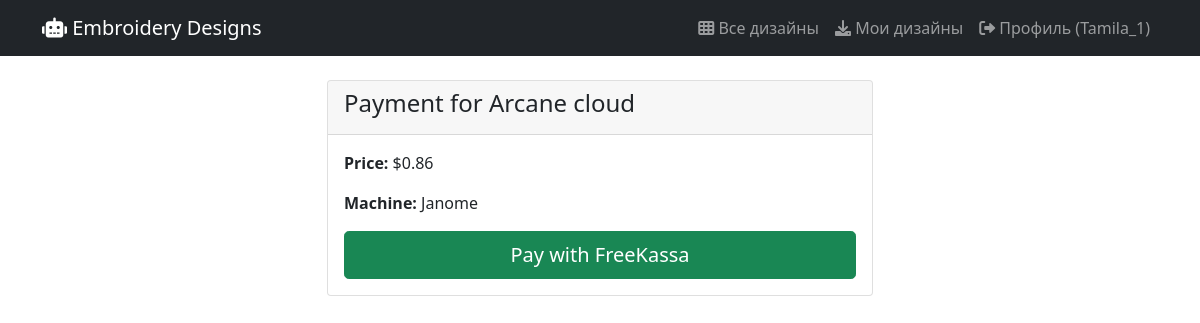
/payments/create/3/ (signed in), run on the app's committed database.
### designs/models.py (models this page shows, shortened)
class Design(models.Model):
    MACHINE_CHOICES = [
        ('janome', 'Janome'),
        ('brother', 'Brother'),
        ('both', 'Both'),
    ]
    title = models.CharField(max_length=200)
    description = models.TextField()
    price = models.DecimalField(max_digits=10, decimal_places=2)
    category = models.ForeignKey(Category, on_delete=models.CASCADE)
    machine_type = models.CharField(max_length=10, choices=MACHINE_CHOICES)
    design_width = models.IntegerField(help_text="Ширина дизайна в мм", default=100)
    design_height = models.IntegerField(help_text="Высота дизайна в мм", default=100)
    stitch_count = models.IntegerField(
        default=0,
        help_text="Общее количество стежков в дизайне"
    )
    design_size = models.CharField(
        max_length=100,
        help_text="Размер дизайна в мм (например: 100x100)",
        blank=True,
        default="100x100"
    )
    compatible_hoops = models.ManyToManyField(
        HoopSize,
        blank=True,
        verbose_name="Совместимые пяльца",
        help_text="Выберите пяльца, для которых подходит этот дизайн"
    )
    image_preview = models.ImageField(upload_to='designs/previews/')
    plus_storage = PlusFriendlyStorage()
    design_file = models.FileField(
        upload_to=upload_to_original,
        storage=plus_storage,
        validators=[validate_embroidery_file]
    )
    created_at = models.DateTimeField(auto_now_add=True)
    updated_at = models.DateTimeField(auto_now=True)
    is_active = models.BooleanField(default=True)
    class Meta:
        ordering = ['-created_at']

### payments/views.py (the view)
# urls.py: path('create/<int:design_id>/', views.create_payment, name='create_payment'),
@login_required
def create_payment(request, design_id):
    design = get_object_or_404(Design, id=design_id, is_active=True)
    if Purchase.objects.filter(user=request.user, design=design).exists():
        return redirect('design_detail', design_id=design_id)
    order_id = f"{request.user.id}_{design.id}_{design.created_at.timestamp()}"
    amount = str(design.price)
    sign_str = f"{settings.FREEMASSKA_MERCHANT_ID}:{amount}:{settings.FREEMASSKA_SECRET_KEY}:{order_id}"
    signature = hashlib.md5(sign_str.encode()).hexdigest()
    context = {
        'design': design,
        'merchant_id': settings.FREEMASSKA_MERCHANT_ID,
        'amount': amount,
        'order_id': order_id,
        'signature': signature,
        'user_email': request.user.email,
    }
    return render(request, 'payments/payment.html', context)

### payments/templates/payments/payment.html (shortened to what this page needs)
{% extends 'base.html' %}
{% block content %}
<div class="row justify-content-center">
    <div class="col-md-6">
        <div class="card">
            <div class="card-header">
                <h4>Payment for {{ design.title }}</h4>
            </div>
            <div class="card-body">
                <p><strong>Price:</strong> ${{ design.price }}</p>
                <p><strong>Machine:</strong> {{ design.get_machine_type_display }}</p>
                <form method="POST" action="https://pay.freekassa.com/">
                    <button type="submit" class="btn btn-success btn-lg w-100">
                        Pay with FreeKassa
                    </button>
                </form>
            </div>
        </div>
    </div>
</div>
{% endblock %}

### templates/base.html (shortened to what this page needs)
{% load static %}
<!DOCTYPE html>
<html>
<head>
    <link href="https://cdn.jsdelivr.net/npm/bootstrap@5.1.3/dist/css/bootstrap.min.css" rel="stylesheet">
    <link href="https://cdnjs.cloudflare.com/ajax/libs/font-awesome/6.0.0/css/all.min.css" rel="stylesheet">
    <link href="{% static 'css/rating.css' %}" rel="stylesheet">
</head>
<body>
    <nav class="navbar navbar-expand-lg navbar-dark bg-dark">
        <div class="container">
            <a class="navbar-brand" href="{% url 'design_list' %}">
                <i class="fas fa-robot"></i> Embroidery Designs
            </a>
            <div class="navbar-nav ms-auto">
                <a class="nav-link" href="{% url 'design_list' %}">
                    <i class="fas fa-th"></i> Все дизайны
                </a>
                {% if user.is_authenticated %}
                    <a class="nav-link" href="{% url 'my_designs' %}">
                        <i class="fas fa-download"></i> Мои дизайны
                    </a>
                        <form method="post" action="{% url 'profile' %}" class="d-inline">
                            <button type="submit" class="btn btn-link nav-link" style="border: none; background: none;">
                                <i class="fas fa-sign-out-alt"></i> Профиль ({{ user.username }})
                            </button>
                        </form>
                {% endif %}
            </div>
        </div>
    </nav>
    <div class="container mt-4">
        {% block content %}
        {% endblock %}
    </div>
</body>
</html>

### data on the page
Design: title "Arcane cloud", price "0.86", machine_type "Janome"

### other printed values
{{ user.username }} "Tamila_1"
